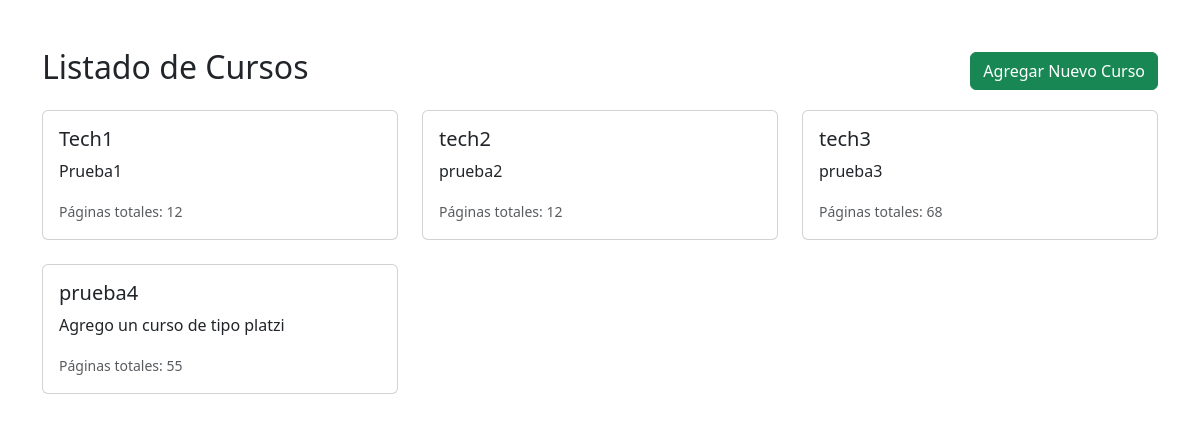
The app's page /cursos/listado/ (signed in), older data.
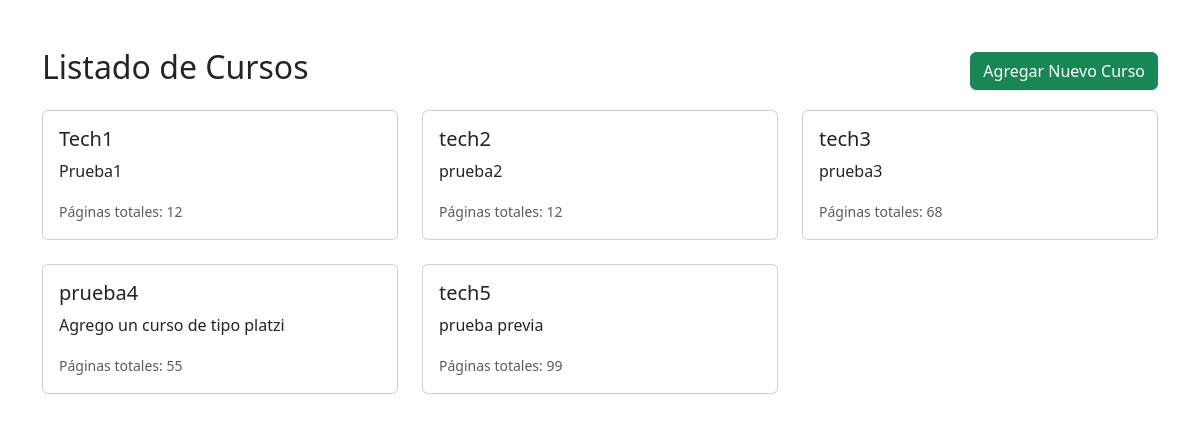
The same page, newer data.
### cursos/models.py (models this page shows, shortened)
class Curso(models.Model):
    nombre = models.CharField(max_length=200)
    descripcion = models.TextField()
    total_paginas = models.IntegerField()

### cursos/views.py (the view)
# urls.py: path('listado/', views.listado_cursos, name='listado_cursos'),
@login_required
def listado_cursos(request):
    cursos = Curso.objects.all()
    return render(request, 'cursos/listado_cursos.html', {'cursos': cursos})

### cursos/templates/cursos/listado_cursos.html (shortened to what this page needs)
<!DOCTYPE html>
{% load form_filters %}
<html lang="es">
<head>
    <link href="https://cdn.jsdelivr.net/npm/bootstrap@5.3.0/dist/css/bootstrap.min.css" rel="stylesheet">
</head>
<body>
    <div class="container mt-5">
        <div class="d-flex justify-content-between align-items-center mb-3">
            <h2>Listado de Cursos</h2>
            <a href="{% url 'registro_curso' %}" class="btn btn-success">Agregar Nuevo Curso</a>
        </div>
        <div class="row">
            {% for curso in cursos %}
            <div class="col-md-4 mb-4">
                <div class="card">
                    <div class="card-body">
                        <h5 class="card-title">{{ curso.nombre }}</h5>
                        <p class="card-text">{{ curso.descripcion }}</p>
                        <p class="card-text">
                            <small class="text-muted">Páginas totales: {{ curso.total_paginas }}</small>
                        </p>
                    </div>
                </div>
            </div>
            {% empty %}
            <p>No hay cursos disponibles en este momento.</p>
            {% endfor %}
        </div>
    </div>
</body>
</html>

Row changes from the older to the newer data that the page shows:
added Curso: nombre "tech5", descripcion "prueba previa", total_paginas "99"
